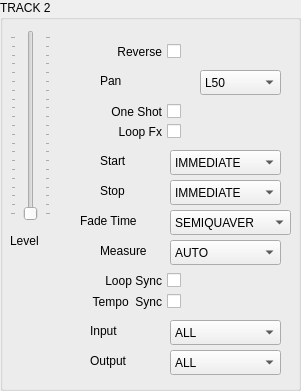
  <widget class="QGroupBox" name="gp_Track2">
   <property name="geometry">
    <rect>
     <x>320</x>
     <y>130</y>
     <width>301</width>
     <height>391</height>
    </rect>
   </property>
   <property name="title">
    <string>TRACK 2</string>
   </property>
   <widget class="QComboBox" name="track2_Measure">
    <property name="geometry">
     <rect>
      <x>170</x>
      <y>240</y>
      <width>111</width>
      <height>25</height>
     </rect>
    </property>
    <item>
     <property name="text">
      <string>AUTO</string>
     </property>
    </item>
    <item>
     <property name="text">
      <string>FREE</string>
     </property>
    </item>
    <item>
     <property name="text">
      <string>1MEAS-</string>
     </property>
    </item>
   </widget>
   <widget class="QLabel" name="label_track2_Stop">
    <property name="geometry">
     <rect>
      <x>100</x>
      <y>180</y>
      <width>71</width>
      <height>21</height>
     </rect>
    </property>
    <property name="text">
     <string>Stop</string>
    </property>
   </widget>
   <widget class="QLabel" name="label_track2_Output">
    <property name="geometry">
     <rect>
      <x>90</x>
      <y>350</y>
      <width>71</width>
      <height>21</height>
     </rect>
    </property>
    <property name="text">
     <string>Output</string>
    </property>
   </widget>
   <widget class="QComboBox" name="track2_Stop">
    <property name="geometry">
     <rect>
      <x>170</x>
      <y>180</y>
      <width>111</width>
      <height>25</height>
     </rect>
    </property>
    <item>
     <property name="text">
      <string>IMMEDIATE</string>
     </property>
    </item>
    <item>
     <property name="text">
      <string>FADE OUT</string>
     </property>
    </item>
    <item>
     <property name="text">
      <string>LOOP END</string>
     </property>
    </item>
   </widget>
   <widget class="QComboBox" name="track2_Pan">
    <property name="geometry">
     <rect>
      <x>200</x>
      <y>70</y>
      <width>81</width>
      <height>25</height>
     </rect>
    </property>
    <item>
     <property name="text">
      <string>L50</string>
     </property>
    </item>
    <item>
     <property name="text">
      <string>CENTER</string>
     </property>
    </item>
    <item>
     <property name="text">
      <string>R50</string>
     </property>
    </item>
   </widget>
   <widget class="QCheckBox" name="track2_OneShot">
    <property name="geometry">
     <rect>
      <x>90</x>
      <y>100</y>
      <width>91</width>
      <height>23</height>
     </rect>
    </property>
    <property name="layoutDirection">
     <enum>Qt::RightToLeft</enum>
    </property>
    <property name="text">
     <string>One Shot</string>
    </property>
   </widget>
   <widget class="QCheckBox" name="track2_TempoSync">
    <property name="geometry">
     <rect>
      <x>70</x>
      <y>290</y>
      <width>111</width>
      <height>23</height>
     </rect>
    </property>
    <property name="layoutDirection">
     <enum>Qt::RightToLeft</enum>
    </property>
    <property name="text">
     <string>Tempo  Sync</string>
    </property>
   </widget>
   <widget class="QCheckBox" name="track2_LoopSync">
    <property name="geometry">
     <rect>
      <x>80</x>
      <y>270</y>
      <width>101</width>
      <height>21</height>
     </rect>
    </property>
    <property name="layoutDirection">
     <enum>Qt::RightToLeft</enum>
    </property>
    <property name="text">
     <string>Loop Sync</string>
    </property>
   </widget>
   <widget class="QLabel" name="label_track2_Measure">
    <property name="geometry">
     <rect>
      <x>100</x>
      <y>240</y>
      <width>71</width>
      <height>21</height>
     </rect>
    </property>
    <property name="text">
     <string>Measure</string>
    </property>
   </widget>
   <widget class="QComboBox" name="track2_Output">
    <property name="geometry">
     <rect>
      <x>170</x>
      <y>350</y>
      <width>111</width>
      <height>25</height>
     </rect>
    </property>
    <item>
     <property name="text">
      <string>ALL</string>
     </property>
    </item>
    <item>
     <property name="text">
      <string>OUT-A</string>
     </property>
    </item>
    <item>
     <property name="text">
      <string>OUT-B</string>
     </property>
    </item>
   </widget>
   <widget class="QLabel" name="label_track2_Start">
    <property name="geometry">
     <rect>
      <x>100</x>
      <y>150</y>
      <width>71</width>
      <height>21</height>
     </rect>
    </property>
    <property name="text">
     <string>Start</string>
    </property>
   </widget>
   <widget class="QLabel" name="label_track2_Input">
    <property name="geometry">
     <rect>
      <x>90</x>
      <y>320</y>
      <width>71</width>
      <height>21</height>
     </rect>
    </property>
    <property name="text">
     <string>Input</string>
    </property>
   </widget>
   <widget class="QLabel" name="label_track2_Pan">
    <property name="geometry">
     <rect>
      <x>100</x>
      <y>70</y>
      <width>81</width>
      <height>21</height>
     </rect>
    </property>
    <property name="text">
     <string>Pan</string>
    </property>
   </widget>
   <widget class="QCheckBox" name="track2_Reverse">
    <property name="geometry">
     <rect>
      <x>100</x>
      <y>40</y>
      <width>81</width>
      <height>23</height>
     </rect>
    </property>
    <property name="layoutDirection">
     <enum>Qt::RightToLeft</enum>
    </property>
    <property name="text">
     <string>Reverse</string>
    </property>
   </widget>
   <widget class="QComboBox" name="track2_Start">
    <property name="geometry">
     <rect>
      <x>170</x>
      <y>150</y>
      <width>111</width>
      <height>25</height>
     </rect>
    </property>
    <item>
     <property name="text">
      <string>IMMEDIATE</string>
     </property>
    </item>
    <item>
     <property name="text">
      <string>FADE IN</string>
     </property>
    </item>
   </widget>
   <widget class="QComboBox" name="track2_Input">
    <property name="geometry">
     <rect>
      <x>170</x>
      <y>320</y>
      <width>111</width>
      <height>25</height>
     </rect>
    </property>
    <item>
     <property name="text">
      <string>ALL</string>
     </property>
    </item>
    <item>
     <property name="text">
      <string>MIC IN</string>
     </property>
    </item>
    <item>
     <property name="text">
      <string>INST IN</string>
     </property>
    </item>
    <item>
     <property name="text">
      <string>INST IN-A</string>
     </property>
    </item>
    <item>
     <property name="text">
      <string>INST IN-B</string>
     </property>
    </item>
    <item>
     <property name="text">
      <string>MIC/INST</string>
     </property>
    </item>
   </widget>
   <widget class="QCheckBox" name="track2_LoopFx">
    <property name="geometry">
     <rect>
      <x>100</x>
      <y>120</y>
      <width>81</width>
      <height>23</height>
     </rect>
    </property>
    <property name="layoutDirection">
     <enum>Qt::RightToLeft</enum>
    </property>
    <property name="autoFillBackground">
     <bool>false</bool>
    </property>
    <property name="text">
     <string>Loop Fx</string>
    </property>
   </widget>
   <widget class="QSlider" name="track2_Level">
    <property name="geometry">
     <rect>
      <x>10</x>
      <y>30</y>
      <width>41</width>
      <height>191</height>
     </rect>
    </property>
    <property name="maximum">
     <number>200</number>
    </property>
    <property name="orientation">
     <enum>Qt::Vertical</enum>
    </property>
    <property name="tickPosition">
     <enum>QSlider::TicksBothSides</enum>
    </property>
   </widget>
   <widget class="QLabel" name="label_track2_Level">
    <property name="geometry">
     <rect>
      <x>10</x>
      <y>230</y>
      <width>41</width>
      <height>21</height>
     </rect>
    </property>
    <property name="text">
     <string>Level</string>
    </property>
   </widget>
   <widget class="QLabel" name="label_track2_FadeTime">
    <property name="geometry">
     <rect>
      <x>80</x>
      <y>210</y>
      <width>81</width>
      <height>21</height>
     </rect>
    </property>
    <property name="text">
     <string>Fade Time</string>
    </property>
   </widget>
   <widget class="QComboBox" name="track2_FadeTime">
    <property name="geometry">
     <rect>
      <x>170</x>
      <y>210</y>
      <width>121</width>
      <height>25</height>
     </rect>
    </property>
    <item>
     <property name="text">
      <string>SEMIQUAVER</string>
     </property>
    </item>
    <item>
     <property name="text">
      <string>QUAVER</string>
     </property>
    </item>
    <item>
     <property name="text">
      <string>QUARTER NOTE</string>
     </property>
    </item>
    <item>
     <property name="text">
      <string>HALF NOTE</string>
     </property>
    </item>
    <item>
     <property name="text">
      <string>1MEAS-</string>
     </property>
    </item>
    <item>
     <property name="text">
      <string>2MEAS-</string>
     </property>
    </item>
    <item>
     <property name="text">
      <string>64MEAS-</string>
     </property>
    </item>
   </widget>
  </widget>
